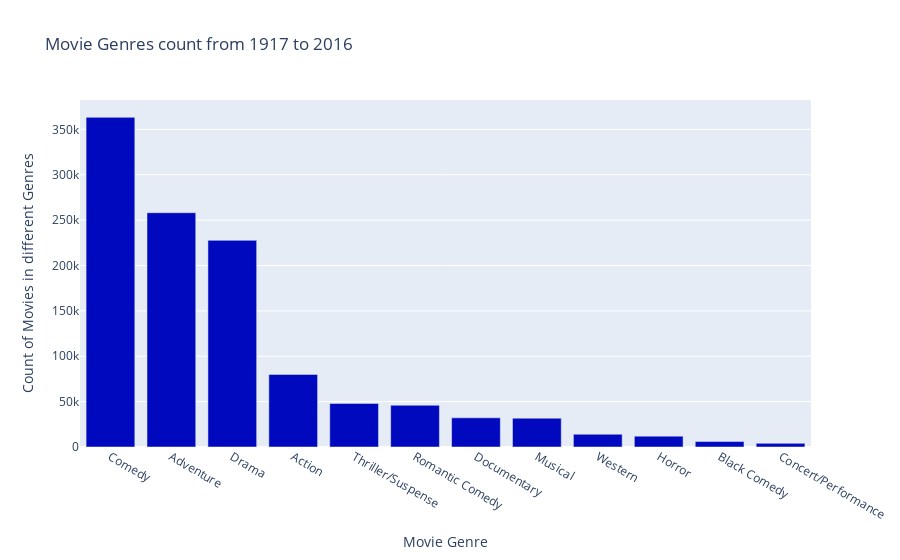

The cell this chart's notebook holds for it:
### Code cell
import plotly.express as px

fig = px.bar(res, x='genre', y='year',
             labels=dict(genre="Movie Genre", year="Count of Movies in different Genres"),title="Movie Genres count from 1917 to 2016")
fig.update_layout(barmode='stack', xaxis={'categoryorder':'total descending'})
fig.update_traces(marker_color='rgb(0,9,189)')

fig.show()

### Figure 1 — Plotly figure (JSON) as saved in the notebook; plotly's stock layout.template omitted (floating-point values rounded to 4 significant figures)
{"data": [{"alignmentgroup": "True", "hovertemplate": "Movie Genre=%{x}<br>Count of Movies in different Genres=%{y}<extra></extra>", "legendgroup": "", "marker": {"color": "rgb(0,9,189)", "pattern": {"shape": ""}}, "name": "", "offsetgroup": "", "orientation": "v", "showlegend": false, "textposition": "auto", "type": "bar", "x": ["Action", "Adventure", "Black Comedy", "Comedy", "Concert/Performance", "Documentary", "Drama", "Horror", "Musical", "Romantic Comedy", "Thriller/Suspense", "Western"], "xaxis": "x", "y": [79977, 258185, 5996, 363273, 4017, 32143, 227723, 11983, 31749, 45971, 47999, 14012], "yaxis": "y"}], "layout": {"barmode": "stack", "legend": {"tracegroupgap": 0}, "title": {"text": "Movie Genres count from 1917 to 2016"}, "xaxis": {"anchor": "y", "categoryorder": "total descending", "domain": [0, 1], "title": {"text": "Movie Genre"}}, "yaxis": {"anchor": "x", "domain": [0, 1], "title": {"text": "Count of Movies in different Genres"}}}}
